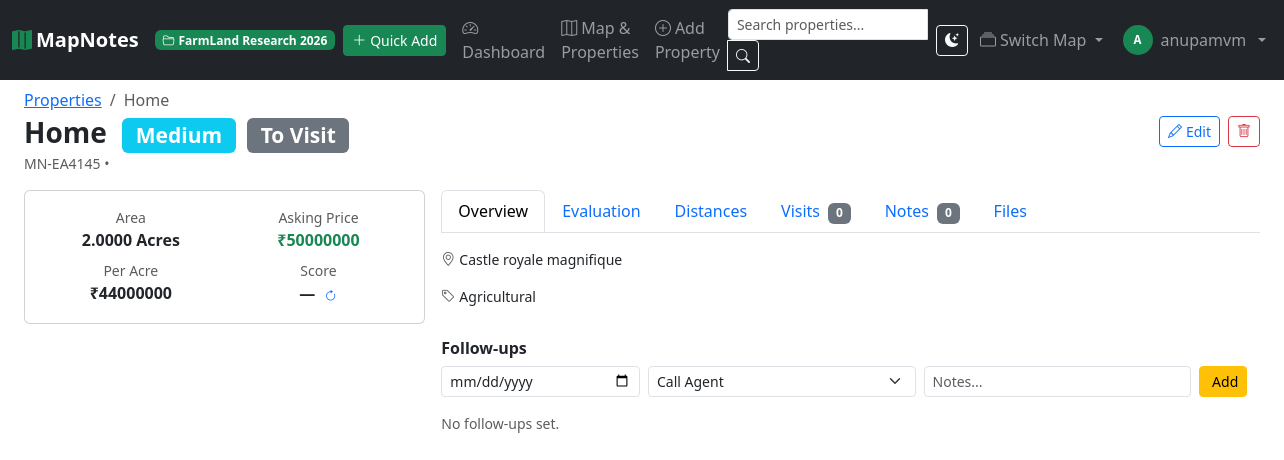
The page /properties/home-mn-ea4145/ (signed in) on the database its author committed.
### apps/core/models.py (models this page shows, shortened)
class Project(models.Model):
    name = models.CharField(max_length=200)
    slug = models.SlugField(max_length=220, unique=True, blank=True)
    description = models.TextField(blank=True)
    project_type = models.CharField(max_length=20, choices=PROJECT_TYPE_CHOICES, default='agriculture')
    year = models.PositiveSmallIntegerField(default=datetime.date.today().year)
    is_active = models.BooleanField(default=True)
    is_default = models.BooleanField(default=False)
    created_at = models.DateTimeField(auto_now_add=True)
    updated_at = models.DateTimeField(auto_now=True)
    class Meta:
        ordering = ['-year', 'name']

### apps/properties/models.py (models this page shows, shortened)
class Property(models.Model):
    project = models.ForeignKey(Project, on_delete=models.PROTECT, related_name='properties')
    name = models.CharField(max_length=255)
    reference_id = models.CharField(max_length=50, unique=True, blank=True)
    slug = models.SlugField(max_length=300, unique=True, blank=True)
    latitude = models.DecimalField(max_digits=10, decimal_places=7, null=True, blank=True)
    longitude = models.DecimalField(max_digits=10, decimal_places=7, null=True, blank=True)
    full_address = models.TextField(blank=True)
    village = models.CharField(max_length=100, blank=True)
    taluka = models.CharField(max_length=100, blank=True)
    district = models.CharField(max_length=100, blank=True)
    state = models.CharField(max_length=100, blank=True, default='Maharashtra')
    country = models.CharField(max_length=100, blank=True, default='India')
    total_area = models.DecimalField(max_digits=12, decimal_places=4, null=True, blank=True)
    area_unit = models.CharField(max_length=20, choices=AREA_UNIT_CHOICES, default='acres')
    land_type = models.CharField(max_length=20, choices=LAND_TYPE_CHOICES, blank=True)
    asking_price = models.DecimalField(max_digits=14, decimal_places=2, null=True, blank=True)
    expected_negotiated_price = models.DecimalField(max_digits=14, decimal_places=2, null=True, blank=True)
    price_per_acre = models.DecimalField(max_digits=14, decimal_places=2, null=True, blank=True)
    price_per_sqft = models.DecimalField(max_digits=14, decimal_places=2, null=True, blank=True)
    estimated_market_value = models.DecimalField(max_digits=14, decimal_places=2, null=True, blank=True)
    owner_name = models.CharField(max_length=200, blank=True)
    agent_name = models.CharField(max_length=200, blank=True)
    agent_phone = models.CharField(max_length=20, blank=True)
    alternate_contact = models.CharField(max_length=200, blank=True)
    investment_score = models.PositiveSmallIntegerField(
        null=True, blank=True,
        validators=[MinValueValidator(0), MaxValueValidator(100)]
    )
    priority = models.CharField(max_length=20, choices=PRIORITY_CHOICES, default='medium')
    status = models.CharField(max_length=30, choices=STATUS_CHOICES, default='to_visit')
    general_notes = models.TextField(blank=True)
    distance_from_home_km = models.DecimalField(max_digits=7, decimal_places=1, null=True, blank=True)
    drive_time_minutes = models.IntegerField(null=True, blank=True)
    created_at = models.DateTimeField(auto_now_add=True)
    updated_at = models.DateTimeField(auto_now=True)
    class Meta:
        verbose_name_plural = 'properties'
        ordering = ['-created_at']
    @property
    def priority_color(self):
        colors = {
            'hot': 'danger', 'high': 'warning', 'medium': 'info',
            'low': 'success', 'rejected': 'secondary',
        }
        return colors.get(self.priority, 'secondary')

### apps/properties/views.py (the view)
# urls.py: path('<slug:slug>/', views.PropertyDetailView.as_view(), name='detail'),
class PropertyDetailView(LoginRequiredMixin, ActiveProjectMixin, DetailView):
    model = Property
    template_name = 'properties/detail.html'
    context_object_name = 'property'
    slug_field = 'slug'
    slug_url_kwarg = 'slug'
    def get_queryset(self):
        return self.project.properties.select_related('evaluation', 'distances').prefetch_related(
            'visits', 'notes', 'followups', 'attachments'
        )
    def get_context_data(self, **kwargs):
        ctx = super().get_context_data(**kwargs)
        ctx['evaluation_form'] = SiteEvaluationForm(instance=getattr(self.object, 'evaluation', None))
        ctx['distance_form'] = DistanceForm(instance=getattr(self.object, 'distances', None))
        ctx['attachment_form'] = AttachmentForm()
        from apps.activity.forms import VisitForm, NoteForm, FollowUpForm
        ctx['visit_form'] = VisitForm()
        ctx['note_form'] = NoteForm()
        ctx['followup_form'] = FollowUpForm()
        return ctx

### templates/properties/detail.html (shortened to what this page needs)
{% extends 'base.html' %}
{% load static %}
{% block content %}
<div class="container-fluid py-2">
    <div class="row align-items-center mb-3">
        <div class="col">
            <nav aria-label="breadcrumb">
                <ol class="breadcrumb mb-0 small">
                    <li class="breadcrumb-item"><a href="{% url 'properties:list' %}">Properties</a></li>
                    <li class="breadcrumb-item active">{{ property.name }}</li>
                </ol>
            </nav>
            <h1 class="h3 fw-bold mb-0 mt-1">
                {{ property.name }}
                <span class="badge bg-{{ property.priority_color }} ms-2">{{ property.get_priority_display }}</span>
                <span class="badge bg-secondary ms-1">{{ property.get_status_display }}</span>
            </h1>
            <div class="text-muted small">
                {{ property.reference_id }} &bull; {{ property.district }}{% if property.taluka %}, {{ property.taluka }}{% endif %}{% if property.village %}, {{ property.village }}{% endif %}
            </div>
        </div>
        <div class="col-auto d-flex gap-2">
            <a href="{% url 'properties:edit' property.slug %}" class="btn btn-outline-primary btn-sm">
                <i class="bi bi-pencil me-1"></i>Edit
            </a>
            <a href="{% url 'properties:delete' property.slug %}" class="btn btn-outline-danger btn-sm">
                <i class="bi bi-trash"></i>
            </a>
        </div>
    </div>
    <div class="row g-3">
        <div class="col-12 col-lg-4">
            <div class="card mb-3">
                <div class="card-body">
                    <div class="row g-2 text-center">
                        {% if property.total_area %}
                        <div class="col-6">
                            <div class="text-muted small">Area</div>
                            <div class="fw-bold">{{ property.total_area }} {{ property.get_area_unit_display }}</div>
                        </div>
                        {% endif %}
                        {% if property.asking_price %}
                        <div class="col-6">
                            <div class="text-muted small">Asking Price</div>
                            <div class="fw-bold text-success">₹{{ property.asking_price|floatformat:0 }}</div>
                        </div>
                        {% endif %}
                        {% if property.price_per_acre %}
                        <div class="col-6">
                            <div class="text-muted small">Per Acre</div>
                            <div class="fw-bold">₹{{ property.price_per_acre|floatformat:0 }}</div>
                        </div>
                        {% endif %}
                        <div class="col-6">
                            <div class="text-muted small">Score</div>
                            <div class="fw-bold">
                                <span id="score-display">{{ property.investment_score|default:"—" }}</span>
                                <button class="btn btn-link btn-sm p-0 ms-1"
                                        hx-post="{% url 'api:property-compute-score' property.pk %}"
                                        hx-target="#score-display"
                                        hx-swap="innerHTML"
                                        hx-vals='{"_method": "POST"}'
                                        title="Recompute score">
                                    <i class="bi bi-arrow-clockwise small"></i>
                                </button>
                            </div>
                        </div>
                    </div>
                </div>
            </div>
        </div>
        <div class="col-12 col-lg-8">
            <ul class="nav nav-tabs mb-3" id="propTabs" role="tablist">
                <li class="nav-item"><button class="nav-link active" data-bs-toggle="tab" data-bs-target="#tab-overview">Overview</button></li>
                <li class="nav-item"><button class="nav-link" data-bs-toggle="tab" data-bs-target="#tab-evaluation">Evaluation</button></li>
                <li class="nav-item"><button class="nav-link" data-bs-toggle="tab" data-bs-target="#tab-distances">Distances</button></li>
                <li class="nav-item">
                    <button class="nav-link" data-bs-toggle="tab" data-bs-target="#tab-visits">
                        Visits <span class="badge bg-secondary ms-1">{{ property.visits.count }}</span>
                    </button>
                </li>
                <li class="nav-item">
                    <button class="nav-link" data-bs-toggle="tab" data-bs-target="#tab-notes" id="notes-tab-btn">
                        Notes <span class="badge bg-secondary ms-1" id="note-count">{{ property.notes.count }}</span>
                    </button>
                </li>
                <li class="nav-item"><button class="nav-link" data-bs-toggle="tab" data-bs-target="#tab-files">Files</button></li>
            </ul>
            <div class="tab-content">
                <div class="tab-pane fade show active" id="tab-overview">
                    <div class="row g-3">
                        <div class="col-12">
                            {% if property.full_address %}
                            <p class="small"><i class="bi bi-geo-alt me-1 text-muted"></i>{{ property.full_address }}</p>
                            {% endif %}
                            {% if property.land_type %}
                            <p class="small"><i class="bi bi-tag me-1 text-muted"></i>{{ property.get_land_type_display }}</p>
                            {% endif %}
                        </div>
                    </div>
                    <div id="followup-section" class="mt-3">
                        <h6 class="fw-semibold">Follow-ups</h6>
                        {% include 'activity/partials/_followup_list.html' %}
                    </div>
                </div>
            </div>
        </div>
    </div>
</div>
{% endblock %}

### templates/components/_navbar.html (shortened to what this page needs)
{% load static %}
<nav class="navbar navbar-expand-lg navbar-dark bg-dark sticky-top">
    <div class="container-fluid">
        <a class="navbar-brand fw-bold" href="{% url 'core:project-list' %}">
            <i class="bi bi-map-fill text-success me-1"></i>MapNotes
        </a>
        {% if active_project %}
        <span class="badge bg-success me-2 d-none d-md-inline">
            <i class="bi bi-folder2-open me-1"></i>{{ active_project.name }}
        </span>
        {% endif %}
        {% if user.is_authenticated %}
        <a class="btn btn-success btn-sm ms-auto me-2" href="{% url 'properties:chat' %}" style="flex-shrink:0;">
            <i class="bi bi-plus-lg me-1"></i><span>Quick Add</span>
        </a>
        {% endif %}
        <div class="collapse navbar-collapse" id="mainNav">
            {% if active_project %}
            <ul class="navbar-nav me-auto">
                <li class="nav-item">
                    <a class="nav-link" href="{% url 'core:dashboard' %}">
                        <i class="bi bi-speedometer2 me-1"></i>Dashboard
                    </a>
                </li>
                <li class="nav-item">
                    <a class="nav-link" href="{% url 'properties:list' %}">
                        <i class="bi bi-map me-1"></i>Map &amp; Properties
                    </a>
                </li>
                <li class="nav-item">
                    <a class="nav-link" href="{% url 'properties:create' %}">
                        <i class="bi bi-plus-circle me-1"></i>Add Property
                    </a>
                </li>
            </ul>
            <form class="d-flex me-2" action="{% url 'core:search' %}" method="get">
                <div class="input-group input-group-sm">
                    <input class="form-control" type="search" name="q"
                           placeholder="Search properties..." id="global-search"
                           value="{{ request.GET.q }}" style="min-width: 200px;">
                    <button class="btn btn-outline-light" type="submit">
                        <i class="bi bi-search"></i>
                    </button>
                </div>
            </form>
            {% else %}
            <ul class="navbar-nav me-auto"></ul>
            {% endif %}
            <ul class="navbar-nav align-items-center">
                <li class="nav-item me-1">
                    <button class="btn btn-outline-light btn-sm" id="darkModeToggle" title="Toggle dark mode">
                    </button>
                </li>
                {% if active_project %}
                <li class="nav-item dropdown">
                    <a class="nav-link dropdown-toggle" href="#" role="button" data-bs-toggle="dropdown">
                        <i class="bi bi-collection me-1"></i>Switch Map
                    </a>
                </li>
                {% endif %}
                {% if user.is_authenticated %}
                <li class="nav-item dropdown ms-1">
                    <a class="nav-link dropdown-toggle d-flex align-items-center gap-2 py-1" href="#"
                       role="button" data-bs-toggle="dropdown" aria-expanded="false">
                        <span class="rounded-circle bg-success text-white d-inline-flex align-items-center justify-content-center fw-bold flex-shrink-0"
                              style="width:30px;height:30px;font-size:0.72rem;">
                            {% if user.first_name %}{{ user.first_name|first|upper }}{{ user.last_name|first|upper }}{% else %}{{ user.username|first|upper }}{% endif %}
                        </span>
                        <span class="d-none d-lg-inline text-truncate" style="max-width:120px;">
                            {{ user.get_full_name|default:user.username }}
                        </span>
                    </a>
                </li>
                {% endif %}
            </ul>
        </div>
    </div>
</nav>

### rows shown on the page
Project: name "FarmLand Research 2026"
Property: name "Home", priority "Medium", status "To Visit", reference_id "MN-EA4145", total_area "2.0000", area_unit "Acres", asking_price "50000000", price_per_acre "44000000", investment_score "—", visits.count "0", notes.count "0", full_address "Castle royale magnifique", land_type "Agricultural"

### other values the page prints
{{ user.username|first|upper }} "A"
{{ user.get_full_name|default:user.username }} "anupamvm"
